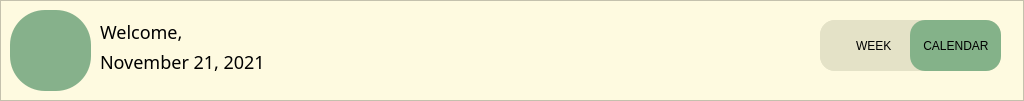
   <widget class="QFrame" name="topBar">
    <property name="geometry">
     <rect>
      <x>0</x>
      <y>0</y>
      <width>1024</width>
      <height>101</height>
     </rect>
    </property>
    <property name="styleSheet">
     <string notr="true">position: absolute;
width: 1024px;
height: 100px;
left: 0px;
top: 0px;
text-align: center;

background: #FEFAE0;</string>
    </property>
    <property name="frameShape">
     <enum>QFrame::StyledPanel</enum>
    </property>
    <property name="frameShadow">
     <enum>QFrame::Raised</enum>
    </property>
    <widget class="QFrame" name="app_icon">
     <property name="geometry">
      <rect>
       <x>10</x>
       <y>10</y>
       <width>81</width>
       <height>81</height>
      </rect>
     </property>
     <property name="styleSheet">
      <string notr="true">width: 85px;
height: 85px;
image: url(D:/NotaProject/pics/notaKung.png);
left: 3px;
top: 5px;

background: #86B18B;
      
border-radius: 35px;
</string>
     </property>
     <property name="frameShape">
      <enum>QFrame::StyledPanel</enum>
     </property>
     <property name="frameShadow">
      <enum>QFrame::Raised</enum>
     </property>
    </widget>
    <widget class="QFrame" name="week_cal_switching_tab">
     <property name="geometry">
      <rect>
       <x>820</x>
       <y>20</y>
       <width>181</width>
       <height>51</height>
      </rect>
     </property>
     <property name="styleSheet">
      <string notr="true">
position: absolute;
width: 90px;
height: 50px;
left: 896px;
top: 31px;

background: #E4E2C7;
border-radius: 15px;</string>
     </property>
     <property name="frameShape">
      <enum>QFrame::StyledPanel</enum>
     </property>
     <property name="frameShadow">
      <enum>QFrame::Raised</enum>
     </property>
     <widget class="QPushButton" name="weekView_tab">
      <property name="geometry">
       <rect>
        <x>0</x>
        <y>0</y>
        <width>101</width>
        <height>51</height>
       </rect>
      </property>
      <property name="cursor">
       <cursorShape>PointingHandCursor</cursorShape>
      </property>
      <property name="styleSheet">
       <string notr="true">

position: absolute;
width: 90px;
height: 50px;
left: 896px;
top: 31px;

background: #E4E2C7;
border-radius: 15px;</string>
      </property>
      <property name="text">
       <string>  WEEK</string>
      </property>
     </widget>
     <widget class="QLabel" name="calendar_tab">
      <property name="geometry">
       <rect>
        <x>90</x>
        <y>0</y>
        <width>91</width>
        <height>51</height>
       </rect>
      </property>
      <property name="cursor">
       <cursorShape>ArrowCursor</cursorShape>
      </property>
      <property name="styleSheet">
       <string notr="true">position: absolute;
width: 90px;
height: 50px;
left: 806px;
top: 31px;
text-align: center;
background: #84B289;
border-radius: 15px;</string>
      </property>
      <property name="text">
       <string>    CALENDAR</string>
      </property>
     </widget>
    </widget>
    <widget class="QWidget" name="layoutWidget">
     <property name="geometry">
      <rect>
       <x>100</x>
       <y>20</y>
       <width>551</width>
       <height>53</height>
      </rect>
     </property>
     <layout class="QVBoxLayout" name="verticalLayout">
      <item>
       <widget class="QLabel" name="welcomeUser">
        <property name="font">
         <font>
          <family>Tenor Sans</family>
          <pointsize>-1</pointsize>
          <weight>50</weight>
          <italic>false</italic>
          <bold>false</bold>
         </font>
        </property>
        <property name="styleSheet">
         <string notr="true">position: absolute;
width: 190px;
height: 44px;
left: 103px;
top: 28px;
text-align: center;
font-family: Tenor Sans;
font-style: normal;
font-weight: normal;
font-size: 18px;
line-height: 21px;

color: #000000;</string>
        </property>
        <property name="text">
         <string>Welcome,</string>
        </property>
       </widget>
      </item>
      <item>
       <widget class="QLabel" name="date">
        <property name="styleSheet">
         <string notr="true">position: absolute;
width: 190px;
height: 44px;
left: 103px;
top: 28px;

font-family: Tenor Sans;
font-style: normal;
font-weight: normal;
font-size: 18px;
line-height: 21px;

color: #000000;</string>
        </property>
        <property name="text">
         <string>November 21, 2021</string>
        </property>
       </widget>
      </item>
     </layout>
    </widget>
   </widget>
